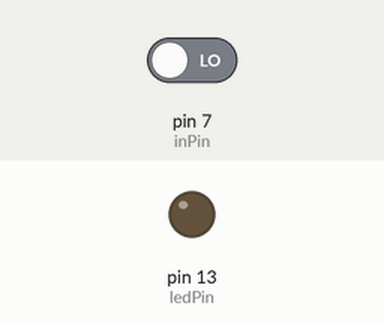
Recording of a sketch running on a simulated Arduino Uno, built with avr-gcc and run on an emulated ATmega328P. Shown: output pins drawn as LEDs (lit = HIGH). The test bench sets the inputs (shaded band); at power-on: pin 7 (inPin) LOW.

Above: at 1.2 s.
1.3 s: pin 7 (inPin) driven HIGH
At 2.2 s:
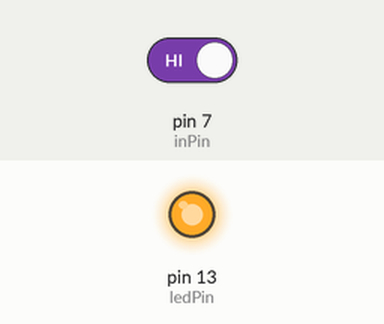
2.8 s: pin 7 (inPin) driven LOW
At 3.3 s:
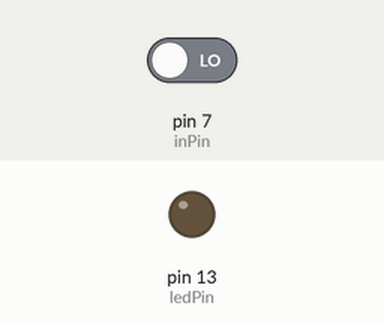
Timing chart, 0 to 5.8 s (numbered marks = the images above; inputs shaded):
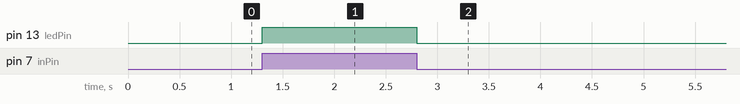

Measured:
- after the input at 1.3 s, pin 13 (ledPin): LOW → HIGH at once
- after the input at 2.8 s, pin 13 (ledPin): HIGH → LOW at once

The sketch:

lab4_p1.ino
```cpp
//initializes pins used
int ledPin = 13;
int inPin = 7;
int val = 0;

// setup pinmode for ledpin and input
void setup() {
  pinMode(ledPin, OUTPUT);
  pinMode(inPin, INPUT);
}

//loop to read the input
void loop() {
  val = digitalRead(inPin);
  digitalWrite(ledPin, val);
}
```
